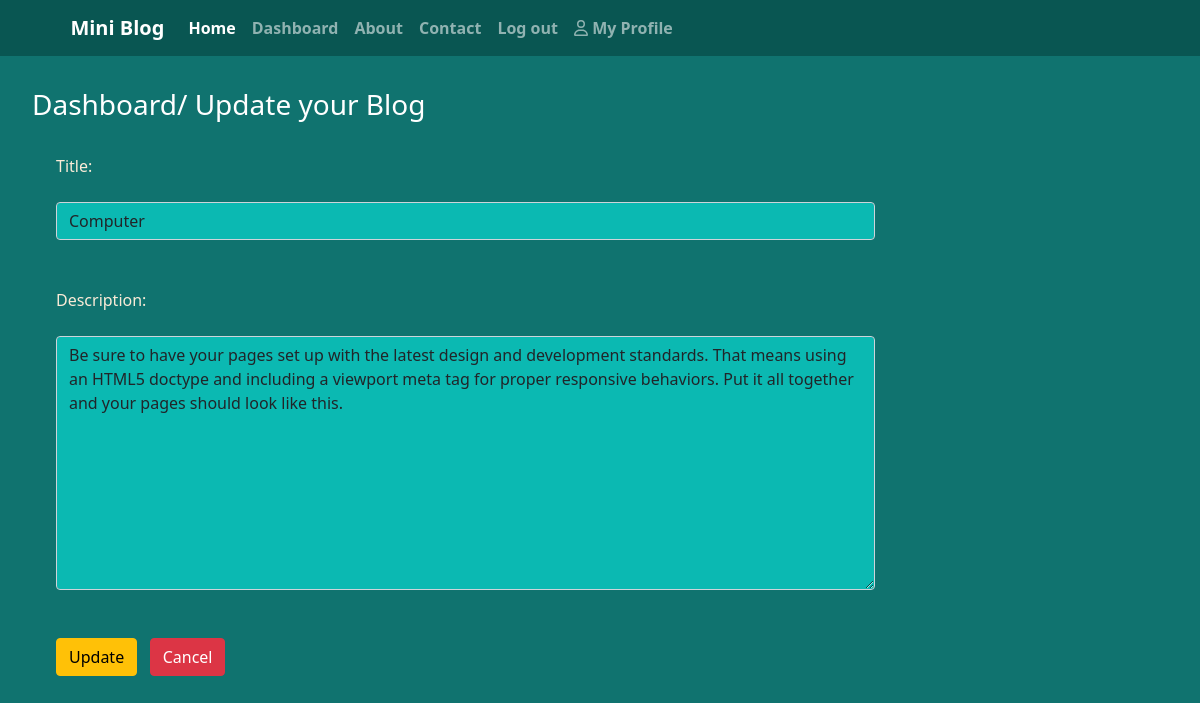
The page /update/1/ (signed in) on the database its author committed.
### blog/models.py (models this page shows)
class Post(models.Model):
  title =models.CharField(max_length=200)
  descript =models.TextField()

### blog/views.py (the view)
# urls.py: path('update/<int:id>/',views.update_blog,name='update'),
def update_blog(request,id):
  if request.user.is_authenticated:
    if request.method=='POST':
      pi =Post.objects.get(pk=id)
      fm = NewPostForm(request.POST, instance=pi)
      if fm.is_valid():
        fm.save()
    else:
      pi =Post.objects.get(pk=id)
      fm = NewPostForm(instance=pi)
    return render(request,'blog/update.html',{'form':fm})
  else:
    return HttpResponseRedirect('/login/')

### blog/forms.py
class NewPostForm(forms.ModelForm):
  class Meta:
    model =Post
    fields = ['title','descript']
    labels = {'title':'Title', 'descript':'Description'}
    widgets ={'title':forms.TextInput(attrs={'class':'form-control'}),
              'descript':forms.Textarea(attrs={'class':'form-control'}),
              }

### blog/templates/blog/update.html (shortened to what this page needs)
{% extends 'base.html' %}
{% load static %}
{% block content %}
<div class="col-sm-10 mb-5">
<h3 class='text-white ms-4'>Dashboard/ Update your Blog</h3>
  <form action="" method="post" novalidate> {% csrf_token %}
    <div class="col-md-10 ms-5">
      {% for fm in form %}
        <br>{{fm.label_tag}} <br><br>{{fm}} <small class='text-warning'>{{fm.errors|striptags}}</small><br>
      {% endfor %}
    </div> <br>
    <div class="col-sm-5 ms-5">
      <button type="submit" class="btn btn-warning">Update</button> &nbsp
      <a href="{% url 'dashboard' %}" class="btn btn-danger">Cancel</a>
    </div>
  </form>
</div>
{% endblock content %}

### blog/static/blog/css/style.css (style rules this page uses)
body { background-color:#10736F; color: antiquewhite; }
.form-control { background-color: #0BB9B2; }

### rows shown on the page
Post: form "Computer" "Be sure to have your pages set up with the latest design and development standards. That means using an HTML5 doctype and including a viewport meta tag for proper responsive behaviors. Put it all together and your pages should look like this."

### other values the page prints
{{ fm.label_tag }} "Title:" "Description:"
